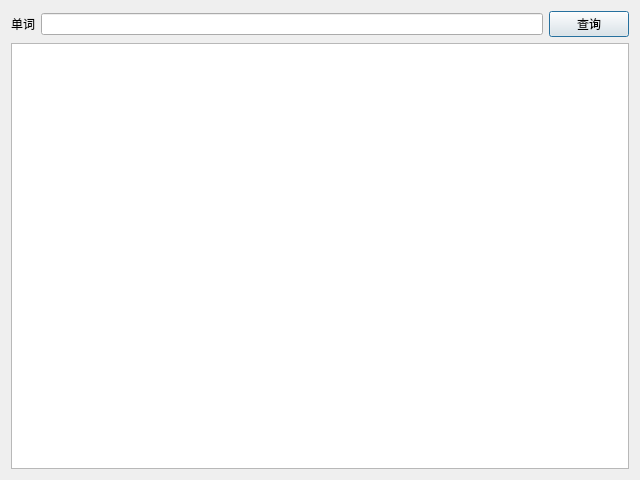
<?xml version="1.0" encoding="UTF-8"?>
<ui version="4.0">
 <class>DictDialog</class>
 <widget class="QDialog" name="DictDialog">
  <property name="geometry">
   <rect>
    <x>0</x>
    <y>0</y>
    <width>640</width>
    <height>480</height>
   </rect>
  </property>
  <property name="minimumSize">
   <size>
    <width>640</width>
    <height>480</height>
   </size>
  </property>
  <property name="windowTitle">
   <string>Dialog</string>
  </property>
  <layout class="QVBoxLayout" name="verticalLayout">
   <item>
    <layout class="QHBoxLayout" name="horizontalLayout">
     <item>
      <widget class="QLabel" name="label">
       <property name="text">
        <string>单词</string>
       </property>
      </widget>
     </item>
     <item>
      <widget class="QLineEdit" name="lineEdit"/>
     </item>
     <item>
      <widget class="QPushButton" name="pushButton">
       <property name="text">
        <string>查询</string>
       </property>
      </widget>
     </item>
    </layout>
   </item>
   <item>
    <widget class="QTextBrowser" name="textBrowser"/>
   </item>
  </layout>
 </widget>
 <resources/>
 <connections/>
</ui>
